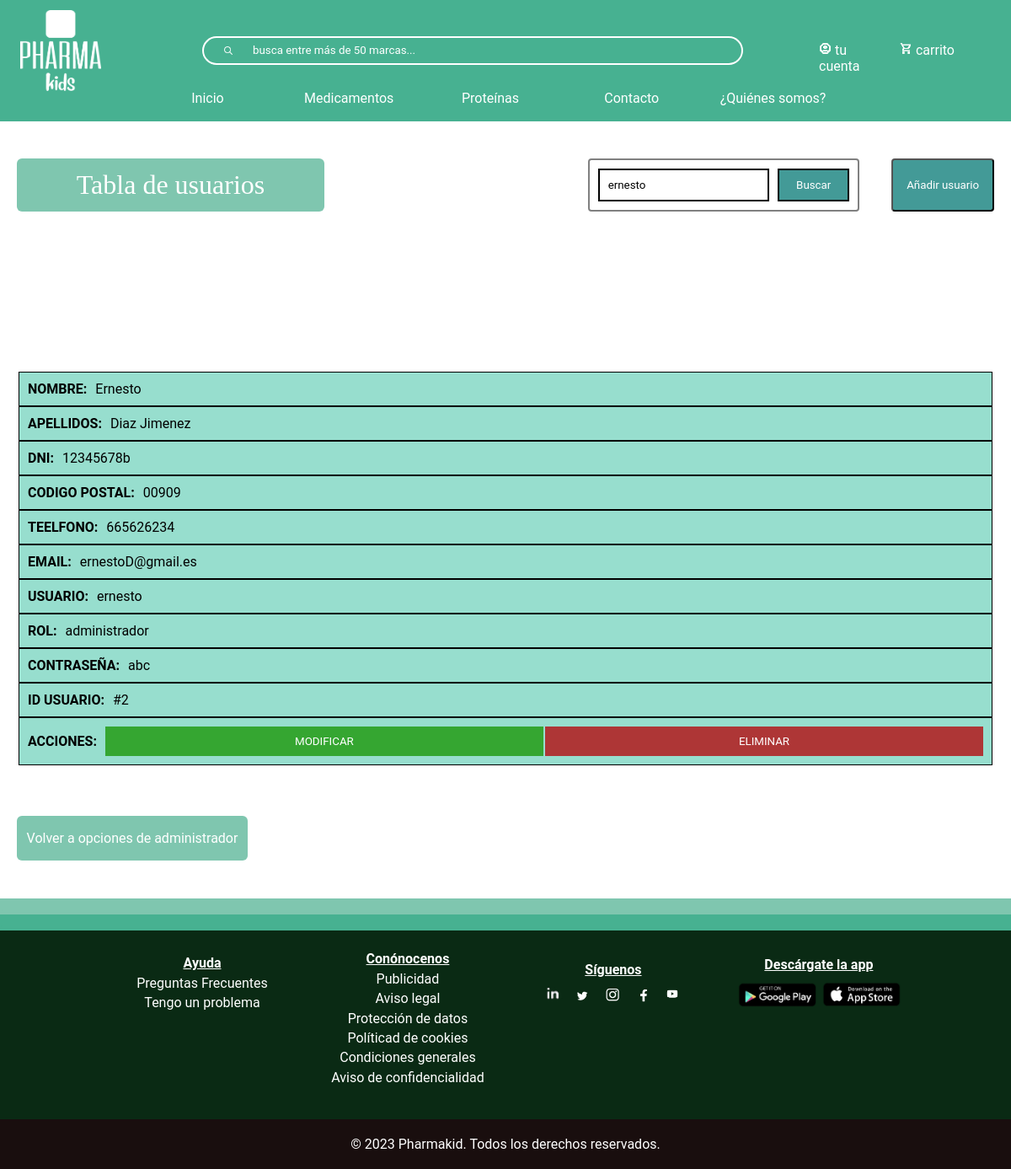
The page /buscar-usuario.php?busqueda=Ernesto on the database its author committed.
### tables this page shows
CREATE TABLE `usuario` (
  `codigoPostal` varchar(5) NOT NULL,
  `nombre` varchar(50) NOT NULL,
  `apellidos` varchar(100) NOT NULL,
  `email` varchar(100) NOT NULL,
  `usuario` varchar(50) NOT NULL,
  `telefono` int(9) NOT NULL,
  `contrasena` varchar(50) NOT NULL,
  `dni` varchar(9) NOT NULL,
  `idUsuario` varchar(10) NOT NULL,
  `rol` varchar(20) NOT NULL
);

### buscar-usuario.php (the view, shortened to what this page needs)
<?php
include_once("bbdd/connexionBaseDeDatos.php");
?>
<!DOCTYPE html>
<html lang="en">
<head>
    <link rel="stylesheet" type="text/css" href="css/index.css" >
    <link rel="stylesheet" type="text/css" href="css/header.css" >
    <link rel="stylesheet" type="text/css" href="css/footer.css" >
    <link rel="stylesheet" type="text/css" href="css/tablas.css" >
</head>
<body>
<?php require("footerHeader/header.php")?>
<?php
$busqueda = strtolower($_REQUEST['busqueda']);
?>
<div id="divTabla">
    <div class="contenedor-botones">
    <h1>Tabla de usuarios</h1>
    <div class="conjunto-buscar-anadir">
        <form action="buscar-usuario.php" class="form-busqueda" method="get" name="formu">
            <div class="botones-filtrar" style="display:flex">
                <input class="input-busqueda" name="busqueda" type="text" placeholder="Buscar" value="<?php echo $busqueda; ?>"/>
                <input class="btn-busqueda" type="submit" value="Buscar"/>
            </div>
        </form>
        <button id="anadirButton">Añadir usuario</button>
    </div>
</div>
<?php
$sql = mysqli_query($conexion, "SELECT * FROM usuario
WHERE nombre LIKE '%$busqueda%'
ORDER BY nombre ASC
");
$resultado = mysqli_num_rows($sql);
if($resultado > 0){
    echo "
    <table id='tabla-user'>
        <thead>
        <tr>
            <th>NOMBRE</th>
            <th>APELLIDOS</th>
            <th>DNI</th>
            <th>CÓDIGO POSTAL</th>
            <th>TELEFONO</th>
            <th>EMAIL</th>
            <th>USUARIO</th>
            <th>ROL</th>
            <th>CONTRASEÑA</th>
            <th>ID USUARIO</th>
            <th>ACCIONES</th>
    </thead>
        </tr>
    <tbody class='clase_tbody'>";
    while ($row = mysqli_fetch_assoc($sql)) {
        $nombre = $row["nombre"];
        $apellido = $row['apellidos'];
        $dni = $row["dni"];
        $cp = $row["codigoPostal"];
        $telefono = $row["telefono"];
        $email = $row["email"];
        $usuario = $row["usuario"];
        $rol = $row["rol"];
        $contrasena = $row["contrasena"];
        $idUsuario = $row["idUsuario"];
        echo"
    <tr>
    <td titulo='NOMBRE:'>$nombre</td>
    <td titulo='APELLIDOS:'>$apellido</td>
    <td titulo='DNI:'>$dni</td>
    <td titulo='CODIGO POSTAL:'>$cp</td>
    <td titulo='TEELFONO:'>$telefono</td>
    <td titulo='EMAIL:'>$email</td>
    <td titulo='USUARIO:'>$usuario</td>
    <td titulo='ROL:'>$rol</td>
    <td titulo='CONTRASEÑA:'>$contrasena</td>
    <td titulo='ID USUARIO:'>$idUsuario</td>
        <td titulo='ACCIONES:' class='td-btn'>
                <button class='modificar'>MODIFICAR</button>
                <button class='eliminar'>ELIMINAR</button>
        </td>
    </tr>
            ";
        }
        echo "</tbody>";
}
else
{
echo "<h3 style='text-align:-webkit-center'>No encontrado</h3>";
}
?>
</table>
<a href="administrador.php">Volver a opciones de administrador</a>
</div>
<?php require("footerHeader/footer.php")?>
</body>
</html>

### css/index.css (style rules this page uses)
* { font-family: "Roboto"; padding: 0; margin: 0; box-sizing: border-box; }

### css/header.css (style rules this page uses)
* { margin: 0; box-sizing: border-box; }
a { text-decoration: none; }

### css/tablas.css (style rules this page uses)
table { width: 100%; }
.conjunto-buscar-anadir { display: flex; justify-content: space-between; gap: 38px; }
#divTabla { margin: auto; display: flex; flex-direction: column; width: 100%; padding: 45px 20px; text-align: center; margin-top: 143px; }
.contenedor-botones { display: flex; justify-content: space-between; margin-bottom: 5%; }
#anadirButton { width: 26% ; background-color: #439A97; color: white; border-radius: 4px; cursor: pointer; padding: 10px; transition: .3s; }
#divTabla form { margin-left: 0; }
#divTabla h1 { text-align: center; color: #FFFFFF; background-color: #7FC6AF; border-radius: 6px; width: 100%; text-align: center; max-width: 365px; padding: 4px; font-weight: normal; font-family: Manrope; display: flex; justify-content: center; align-items: center; }
table { width: 100%; border-radius: 20px; margin-top: 100px; }
#divTabla #tabla-user td, #divTabla #tabla_medicamento td { color: #000; border-spacing: 4px; border-collapse: separate; padding: 5px; text-align: center; }
table tr:nth-child(odd) { background-color: #97DECE; }
#divTabla > a, #divTablaProteina a { margin-top: 5%; background-color: #7FC6AF; border-radius: 6px; width: 100%; padding: 17px 0; max-width: 274px; border: none; color: white; transition: .3s; }
.btn-busqueda-proteina, .btn-busqueda { color: white; border: 2px solid black; background-color: #439A97; margin-left: 10px; padding: 10px 20px; cursor: pointer; transition: .3s; }
.form-busqueda { display: flex; float: right; background-color: initial; padding: 10px; border-radius: 4px; border: 2px solid gray; }
.form-busqueda .input-busqueda { display: flex; width: 100%; border: 2px solid black; padding: 10px }
#divTabla .td-btn { width: 100%; background-color: #F1F1F1; display: flex; padding: 0; height: 100%; align-items: center; }
.modificar { background-color: #35a631; color: white; padding: 10px; margin-right: 2px; width: 100%; border: none; cursor: pointer; transition: .3s; }
.eliminar { width: 100%; background-color: #ae3636; color: white; padding: 10px; border: none; cursor: pointer; transition: .3s; }
#divTabla table td:last-child { background-color: #fff; }
@media screen and (max-width:1277px) { #divTabla table td:last-child { padding: 10px; background-color: initial; justify-content: initial; } }
@media screen and (max-width:1267px) { #divTabla table td:last-child, #divTablaProteina table td:last-child { padding: 10px; background-color: initial; justify-content: initial; } }
@media screen and (max-width:1267px) { #tabla-user tr, #tabla_proteina tr, #tabla_Medico tr, #tabla_citas tr { display: flex; flex-direction: column; } }
@media screen and (max-width:1267px) { #tabla-user .clase_tbody, #tabla_proteina .clase_tbody, #tabla_Medico .clase_tbody, #tabla_citas .clase_tbody { margin-top: 30px; display: grid; grid-template-columns: repeat(auto-fit, minmax(350px, 1fr)); grid-gap: 30px; width: 100%; transition: .3s; } }
@media screen and (max-width:1267px) { #divTabla #tabla-user td[titulo], #divTablaProteina #tabla_proteina td[titulo], #divTabla #tabla_Medico td[titulo], #divTabla #tabla_citas td[titulo] { display: flex; padding: 10px; border: 1px solid black; } }
@media screen and (max-width:1267px) { #tabla-user td[titulo]::before, #tabla_proteina td[titulo]::before, #tabla_Medico td[titulo]::before, #tabla_citas td[titulo]::before { content: attr(titulo); padding: 0 10px 0 0; font-weight: bold; text-transform: uppercase; } }

### rows shown on the page
usuario: nombre "Ernesto", apellidos "Diaz Jimenez", dni "12345678b", codigoPostal "00909", telefono "665626234", email "ernestoD@gmail.es", usuario "ernesto", rol "administrador", contrasena "abc", idUsuario "#2"
